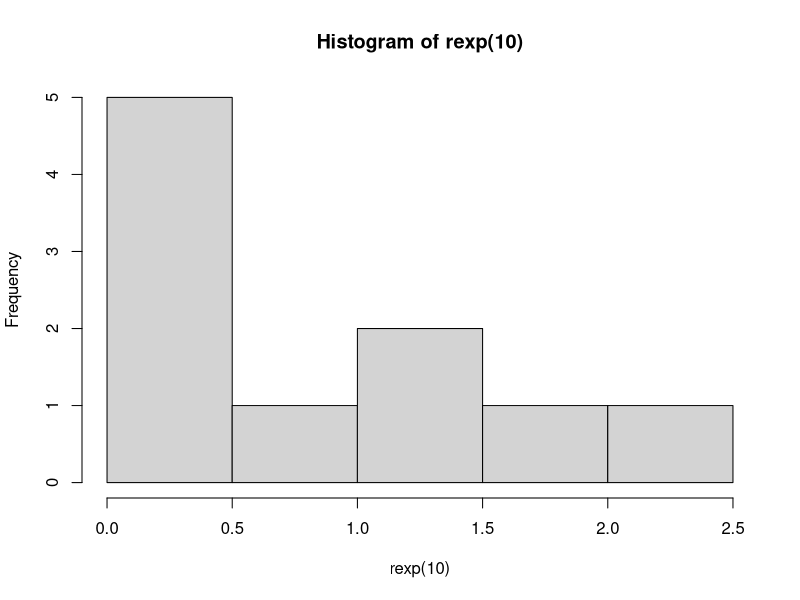
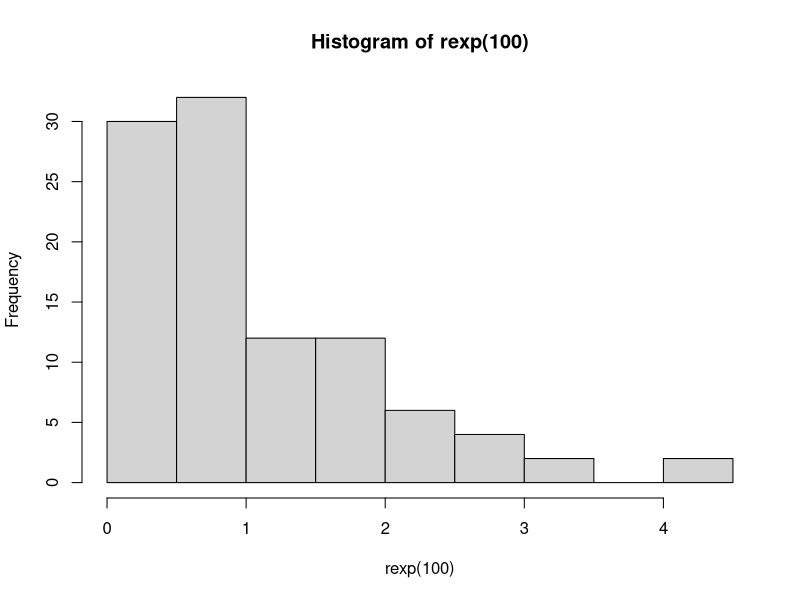
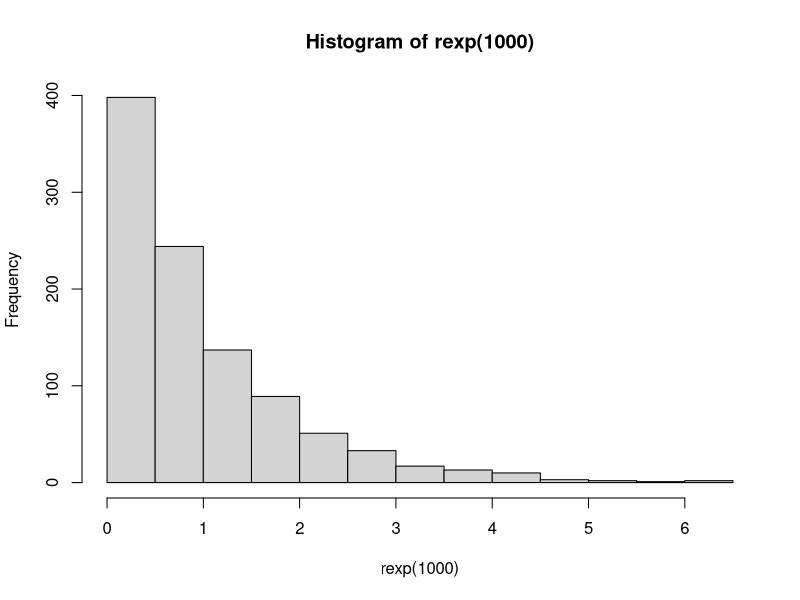
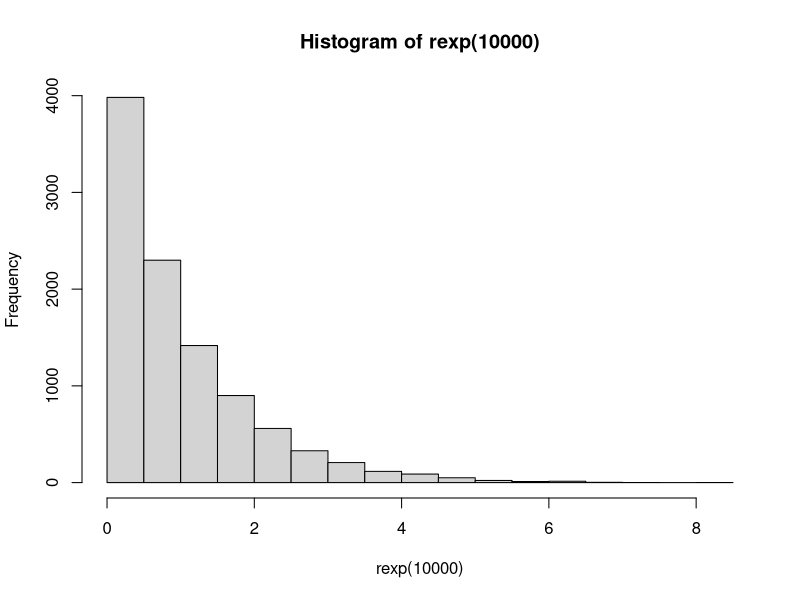

Write the R code that produced these figures, in order.
#nomor 5
set.seed(1)
#5a
lamb <- 3
rexp(lamb) #build in function eksponensial

#5b membuat histogram untuk 10 , 100, 1000, dan 10000 bilangan random
set.seed(3)
hist(rexp(10))
set.seed(3)
hist(rexp(100))
set.seed(3)
hist(rexp(1000))
set.seed(3)
hist(rexp(10000))

#5c
#rumus rata rata eksponensial
rataan <- function(lamb){
  return (1/lamb)
}
rataan(lamb) 
#rumus varian eksponensial
varian <- function(lamb){
  return (1/(lamb*lamb))
}
varian(lamb) 
paste("5c: rata-rata = ", rataan(lamb), ", varian = ", varian(lamb)) #5c



